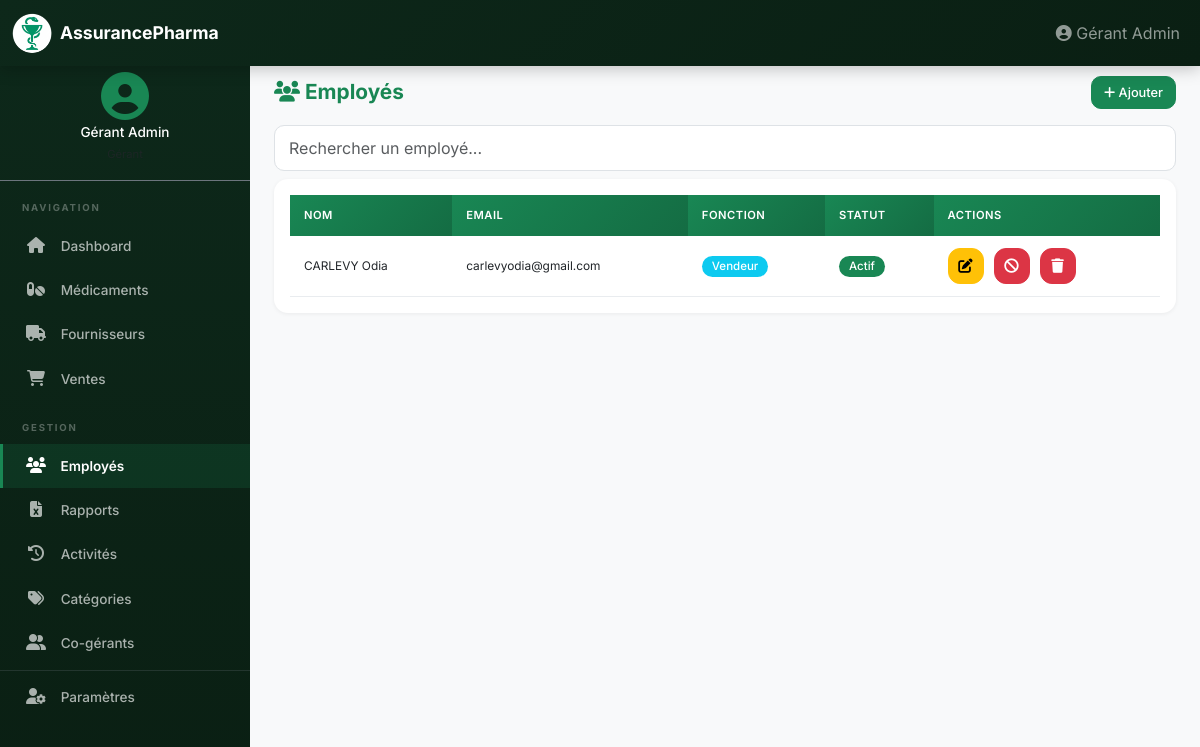
Page /employees/ (signed in) on the committed database.
### app/models/__init__.py (models this page shows, shortened)
class User(UserMixin, db.Model):
    __tablename__ = 'users'
    id = db.Column(db.Integer, primary_key=True)
    email = db.Column(db.String(120), unique=True, nullable=False, index=True)
    nom = db.Column(db.String(100), nullable=False)
    prenom = db.Column(db.String(100), nullable=False)
    password_hash = db.Column(db.String(200), nullable=False)
    role = db.Column(db.String(20), default='gerant', nullable=False)
    actif = db.Column(db.Boolean, default=True)
    created_at = db.Column(db.DateTime, default=datetime.utcnow)
    parent_id = db.Column(db.Integer, db.ForeignKey('users.id'))
    @property
    def effective_gerant_id(self):
        return self.parent_id or self.id
    medicines = db.relationship('Medicine', backref='gerant', lazy=True)
    suppliers = db.relationship('Supplier', backref='gerant', lazy=True)
    employees = db.relationship('Employee', backref='gerant', lazy=True)
    activities = db.relationship('Activity', backref='user', lazy=True)
    categories = db.relationship('Category', backref='gerant', lazy=True)
    photo = db.Column(db.String(255))

class Employee(UserMixin, db.Model):
    __tablename__ = 'employees'
    id = db.Column(db.Integer, primary_key=True)
    nom = db.Column(db.String(100), nullable=False)
    postnom = db.Column(db.String(100))
    prenom = db.Column(db.String(100), nullable=False)
    email = db.Column(db.String(120), unique=True, nullable=False, index=True)
    telephone = db.Column(db.String(20))
    fonction = db.Column(db.String(100), nullable=False)
    password_hash = db.Column(db.String(200), nullable=False)
    actif = db.Column(db.Boolean, default=True)
    gerant_id = db.Column(db.Integer, db.ForeignKey('users.id'), nullable=False)
    created_at = db.Column(db.DateTime, default=datetime.utcnow)
    updated_at = db.Column(db.DateTime, default=datetime.utcnow, onupdate=datetime.utcnow)
    photo = db.Column(db.String(255))
    sales = db.relationship('Sale', backref='employee', lazy=True)

### app/routes/employees.py (the view)
@employees_bp.route('/')
@login_required
@gerant_required
def list_employees():
    employees = Employee.query.filter_by(gerant_id=current_user.effective_gerant_id).all()
    return render_template('employees/list.html', employees=employees)

### app/models/__init__.py (called while the page is built)
@login_manager.user_loader
def load_user(user_id):
    if user_id.startswith('E'):
        return Employee.query.get(int(user_id[1:]))
    return User.query.get(int(user_id))

### app/templates/employees/list.html (shortened to what this page needs)
{% extends "base.html" %}
{% block content %}
<div class="fade-in">
  <div class="d-flex justify-content-between align-items-center mb-3 flex-wrap gap-2">
    <h1 class="page-title mb-0"><i class="fas fa-users"></i> Employés</h1>
    <a href="{{ url_for('employees.create_employee') }}" class="btn btn-primary btn-sm">
      <i class="fas fa-plus"></i> Ajouter
    </a>
  </div>
  <div class="mb-2">
    <input type="text" id="searchInput" class="form-control form-control-sm" placeholder="Rechercher un employé..." oninput="filterTable(this.value)">
  </div>
  <div class="card">
    <div class="card-body p-0 p-md-3">
      {% if employees %}
      <div class="table-responsive">
        <table class="table mb-0">
          <thead>
            <tr>
              <th>Nom</th>
              <th class="d-none d-sm-table-cell">Email</th>
              <th class="d-none d-md-table-cell">Fonction</th>
              <th>Statut</th>
              <th>Actions</th>
            </tr>
          </thead>
          <tbody>
            {% for emp in employees %}
            <tr>
              <td class="small">{{ emp.prenom }} {{ emp.nom }}</td>
              <td class="d-none d-sm-table-cell small">{{ emp.email }}</td>
              <td class="d-none d-md-table-cell"><span class="badge bg-info">{{ emp.fonction }}</span></td>
              <td>
                <span class="badge {% if emp.actif %}bg-success{% else %}bg-danger{% endif %}">
                  {{ 'Actif' if emp.actif else 'Inactif' }}
                </span>
              </td>
              <td>
                <div class="action-group">
                  <a href="{{ url_for('employees.edit_employee', employee_id=emp.id) }}" class="btn btn-warning btn-action" title="Modifier"><i class="fas fa-edit"></i></a>
                  <form method="POST" action="{{ url_for('employees.toggle_status', employee_id=emp.id) }}" class="d-inline">
                    <button type="submit" class="btn btn-action btn-{% if emp.actif %}danger{% else %}success{% endif %}" title="{% if emp.actif %}Désactiver{% else %}Activer{% endif %}">
                      <i class="fas fa-{% if emp.actif %}ban{% else %}check{% endif %}"></i>
                    </button>
                  </form>
                  <form method="POST" action="{{ url_for('employees.delete_employee', employee_id=emp.id) }}" class="d-inline" onsubmit="return confirm('Supprimer {{ emp.prenom }} {{ emp.nom }} ?')">
                    <button type="submit" class="btn btn-danger btn-action" title="Supprimer"><i class="fas fa-trash"></i></button>
                  </form>
                </div>
              </td>
            </tr>
            {% endfor %}
          </tbody>
        </table>
      </div>
      {% else %}
      <p class="text-muted text-center mb-0 py-3">Aucun employé.</p>
      {% endif %}
    </div>
  </div>
</div>
{% endblock %}

### app/templates/base.html (shortened to what this page needs)
<!doctype html>
<html lang="fr">
  <head>
    <link href="https://cdn.jsdelivr.net/npm/bootstrap@5.3.0/dist/css/bootstrap.min.css" rel="stylesheet" />
    <link rel="stylesheet" href="https://cdnjs.cloudflare.com/ajax/libs/font-awesome/6.5.0/css/all.min.css" />
    <link rel="stylesheet" href="{{ url_for('static', filename='css/style.css') }}" />
  </head>
  <body>
    <nav class="navbar navbar-expand-lg navbar-dark bg-primary fixed-top">
      <div class="container-fluid">
        <span class="navbar-brand">
          <img src="{{ url_for('static', filename='icons/Coupe_Hygie2.png') }}" alt="Logo" class="logo-img">
          <span class="brand-text">AssurancePharma</span>
        </span>
        <div class="collapse navbar-collapse" id="navbarNav">
          <ul class="navbar-nav ms-auto align-items-center">
            {% if current_user.is_authenticated %}
            <li class="nav-item">
              <span class="nav-link" style="cursor:default">
                <i class="fas fa-user-circle"></i>
                <span class="d-none d-md-inline">{{ current_user.prenom }} {{ current_user.nom }}</span>
              </span>
            </li>
            {% endif %}
          </ul>
        </div>
      </div>
    </nav>
    {% if current_user.is_authenticated %}
    <div class="app-layout">
      <div class="sidebar desktop-only">
        <div class="sidebar-user text-center py-3 border-bottom border-secondary">
          {% if current_user.photo %}
          <img src="{{ url_for('static', filename='uploads/' + current_user.photo) }}" alt="Photo" class="rounded-circle mb-1" style="width:50px;height:50px;object-fit:cover;border:2px solid var(--primary);">
          {% else %}
          <i class="fas fa-user-circle fa-3x mb-1" style="color:var(--primary);"></i>
          {% endif %}
          <h6 class="text-white mb-0" style="font-size:0.85rem;">{{ current_user.prenom }} {{ current_user.nom }}</h6>
          <small class="text-muted" style="font-size:0.7rem;">
          </small>
        </div>
        <div class="sidebar-section">Navigation</div>
        {% if current_user.role is defined and current_user.role in ('gerant', 'co-gerant') %}
        <a class="nav-link {% if request.endpoint == 'dashboard.index' %}active{% endif %}" href="{{ url_for('dashboard.index') }}"><i class="fas fa-home"></i> Dashboard</a>
        <a class="nav-link {% if request.endpoint and request.endpoint.startswith('medicines.') %}active{% endif %}" href="{{ url_for('medicines.list_medicines') }}"><i class="fas fa-pills"></i> Médicaments</a>
        <a class="nav-link {% if request.endpoint and request.endpoint.startswith('suppliers.') %}active{% endif %}" href="{{ url_for('suppliers.list_suppliers') }}"><i class="fas fa-truck"></i> Fournisseurs</a>
        <a class="nav-link {% if request.endpoint and request.endpoint.startswith('sales.') %}active{% endif %}" href="{{ url_for('sales.list_sales') }}"><i class="fas fa-shopping-cart"></i> Ventes</a>
        <div class="sidebar-section">Gestion</div>
        <a class="nav-link {% if request.endpoint and request.endpoint.startswith('employees.') %}active{% endif %}" href="{{ url_for('employees.list_employees') }}"><i class="fas fa-users"></i> Employés</a>
        <a class="nav-link {% if request.endpoint and request.endpoint.startswith('reports.') %}active{% endif %}" href="{{ url_for('reports.index') }}"><i class="fas fa-file-excel"></i> Rapports</a>
        <a class="nav-link {% if request.endpoint and request.endpoint.startswith('activities.') %}active{% endif %}" href="{{ url_for('activities.list_activities') }}"><i class="fas fa-history"></i> Activités</a>
        <a class="nav-link {% if request.endpoint and request.endpoint.startswith('categories.') %}active{% endif %}" href="{{ url_for('categories.list_categories') }}"><i class="fas fa-tags"></i> Catégories</a>
        {% if current_user.role == 'gerant' %}
        <a class="nav-link {% if request.endpoint and 'co_gerant' in request.endpoint %}active{% endif %}" href="{{ url_for('auth.list_co_gerants') }}"><i class="fas fa-user-friends"></i> Co-gérants</a>
        {% endif %}
        <hr class="border-secondary my-1">
        <a class="nav-link {% if request.endpoint == 'auth.profil' %}active{% endif %}" href="{{ url_for('auth.profil') }}"><i class="fas fa-user-cog"></i> Paramètres</a>
        {% endif %}
      </div>
      <div class="main-content">
    {% else %}
    <div class="container-fluid px-0">
    {% endif %}
      {% block content %}{% endblock %}
    {% if current_user.is_authenticated %}
      </div>
    </div>
    {% else %}
    </div>
    {% endif %}
  </body>
</html>

### app/static/css/style.css (style rules this page uses)
:root { --primary: #198754; --primary-dark: #146c43; --primary-light: #d1e7dd; --primary-glow: rgba(25, 135, 84, 0.15); --secondary: #6c757d; --success: #198754; --warning: #ffc107; --danger: #dc3545; --info: #0dcaf0; --dark: #1a1a2e; --gray-100: #f8f9fa; --gray-200: #e9ecef; --gray-300: #dee2e6; --gray-600: #6c757d; --sidebar-width: 250px; --nav-height: 56px; --radius: 14px; --radius-sm: 10px; --shadow: 0 1px 4px rgba(0,0,0,0.06); --shadow-lg: 0 4px 20px rgba(0,0,0,0.1); }
* { box-sizing: border-box; }
body { padding-top: var(--nav-height); font-family: "Inter", "Segoe UI", Tahoma, Geneva, Verdana, sans-serif; background-color: var(--gray-100); color: var(--dark); min-height: 100vh; -webkit-font-smoothing: antialiased; }
.brand-text { font-weight: 700; font-size: 1.1rem; }
.logo-img { width: 40px; height: 40px; border-radius: 50%; object-fit: contain; margin-right: 8px; vertical-align: middle; }
.logo-img { width: 40px; height: 40px; border-radius:50%; object-fit: contain; margin-right: 8px; vertical-align: middle; }
.page-title { font-weight: 700; margin-bottom: 0; font-size: 1.3rem; color: var(--primary); }
.app-layout { display: flex; min-height: calc(100vh - var(--nav-height)); background: var(--gray-100); }
.sidebar { width: var(--sidebar-width); background: linear-gradient(180deg, #0d281a 0%, #0a1f13 100%); flex-shrink: 0; padding-top: 0; position: sticky; top: var(--nav-height); height: calc(100vh - var(--nav-height)); overflow-y: auto; z-index: 100; }
.sidebar .nav-link { color: rgba(255, 255, 255, 0.65); padding: 12px 22px; border-radius: 0; transition: all 0.2s; border-left: 3px solid transparent; font-size: 0.85rem; font-weight: 500; }
.sidebar .nav-link.active { color: white; background: rgba(25, 135, 84, 0.18); border-left-color: var(--primary); font-weight: 600; }
.sidebar .nav-link i { width: 22px; margin-right: 10px; text-align: center; font-size: 1rem; }
.sidebar .sidebar-section { color: rgba(255,255,255,0.3); font-size: 0.6rem; text-transform: uppercase; letter-spacing: 1.8px; padding: 20px 22px 8px; font-weight: 700; }
.sidebar-user { padding: 18px 20px 14px; }
.main-content { flex: 1; padding: 20px 24px; overflow-x: hidden; width: 100%; }
.navbar-dark.bg-primary { background: linear-gradient(135deg, #0d281a 0%, #0a1f13 100%) !important; box-shadow: 0 2px 16px rgba(0, 0, 0, 0.25); }
.navbar-brand { font-weight: 700; display: flex; align-items: center; }
.card { border: none; border-radius: var(--radius); box-shadow: var(--shadow); transition: box-shadow 0.3s, transform 0.2s; margin-bottom: 1rem; overflow: hidden; }
.card-body { padding: 18px; }
.btn { border-radius: 10px; font-weight: 500; padding: 10px 18px; font-size: 0.88rem; transition: all 0.2s; }
.btn-sm { padding: 6px 12px; font-size: 0.8rem; }
.btn-action { width: 36px; height: 36px; border-radius: 12px !important; padding: 0 !important; display: inline-flex; align-items: center; justify-content: center; font-size: 0.85rem; }
.btn-action i { font-size: 0.9rem; }
.action-group { display: flex; gap: 10px; align-items: center; }
.btn-primary { background-color: var(--primary); border-color: var(--primary); }
.form-control, .form-select { border-radius: var(--radius-sm); border: 1px solid var(--gray-300); padding: 10px 14px; font-size: 16px; transition: border-color 0.2s, box-shadow 0.2s; }
.table { background: white; margin-bottom: 0; font-size: 0.85rem; }
.table thead th { background: linear-gradient(135deg, var(--primary) 0%, var(--primary-dark) 100%); color: white; border: none; padding: 12px 14px; font-weight: 600; font-size: 0.7rem; text-transform: uppercase; letter-spacing: 0.5px; white-space: nowrap; position: sticky; top: 0; z-index: 2; }
.table tbody td { padding: 12px 14px; border-color: var(--gray-200); vertical-align: middle; }
.table tbody tr { transition: background 0.15s; }
.badge { padding: 5px 10px; border-radius: 20px; font-weight: 500; font-size: 0.72rem; }
.fade-in { animation: fadeIn 0.3s ease-out; }
.bg-primary { background-color: var(--primary) !important; }

### rows in the picture
User: prenom "Gérant", nom "Admin"
Employee: prenom "CARLEVY", nom "Odia", email "carlevyodia@gmail.com", fonction "Vendeur", actif "Actif"
